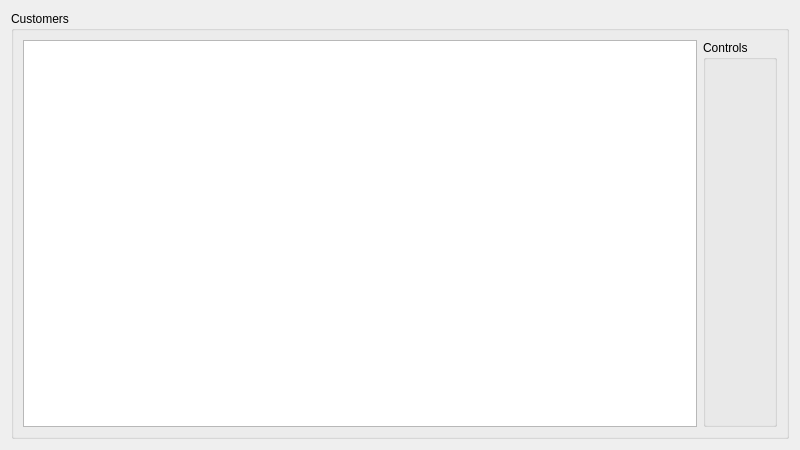
<?xml version="1.0" encoding="UTF-8"?>
<ui version="4.0">
 <class>CustomersWindow</class>
 <widget class="QWidget" name="CustomersWindow">
  <property name="geometry">
   <rect>
    <x>0</x>
    <y>0</y>
    <width>800</width>
    <height>450</height>
   </rect>
  </property>
  <property name="minimumSize">
   <size>
    <width>800</width>
    <height>450</height>
   </size>
  </property>
  <property name="windowTitle">
   <string>Customers</string>
  </property>
  <layout class="QHBoxLayout" name="horizontalLayout">
   <item>
    <widget class="QGroupBox" name="customers_gBox">
     <property name="title">
      <string>Customers</string>
     </property>
     <layout class="QHBoxLayout" name="horizontalLayout_2">
      <item>
       <widget class="QTableView" name="customers_tb">
        <property name="sortingEnabled">
         <bool>false</bool>
        </property>
       </widget>
      </item>
      <item>
       <widget class="QGroupBox" name="ctrls_gBox">
        <property name="title">
         <string>Controls</string>
        </property>
        <layout class="QVBoxLayout" name="verticalLayout_7">
         <item>
          <widget class="QPushButton" name="add_customer_btn">
           <property name="styleSheet">
            <string notr="true">border-radius: 20px;
border-width: 3px;</string>
           </property>
           <property name="text">
            <string/>
           </property>
           <property name="icon">
            <iconset resource="res.qrc">
             <normaloff>:/resources/img/add_btn_icon.png</normaloff>:/resources/img/add_btn_icon.png</iconset>
           </property>
           <property name="iconSize">
            <size>
             <width>64</width>
             <height>64</height>
            </size>
           </property>
          </widget>
         </item>
         <item>
          <spacer name="verticalSpacer_7">
           <property name="orientation">
            <enum>Qt::Vertical</enum>
           </property>
           <property name="sizeHint" stdset="0">
            <size>
             <width>20</width>
             <height>444</height>
            </size>
           </property>
          </spacer>
         </item>
         <item>
          <widget class="QPushButton" name="delete_customer_btn">
           <property name="styleSheet">
            <string notr="true">border-radius: 20px;
border-width: 3px;</string>
           </property>
           <property name="text">
            <string/>
           </property>
           <property name="icon">
            <iconset resource="res.qrc">
             <normaloff>:/resources/img/delete_btn_icon.png</normaloff>:/resources/img/delete_btn_icon.png</iconset>
           </property>
           <property name="iconSize">
            <size>
             <width>64</width>
             <height>64</height>
            </size>
           </property>
          </widget>
         </item>
        </layout>
       </widget>
      </item>
     </layout>
    </widget>
   </item>
  </layout>
 </widget>
 <resources>
  <include location="res.qrc"/>
 </resources>
 <connections/>
</ui>
